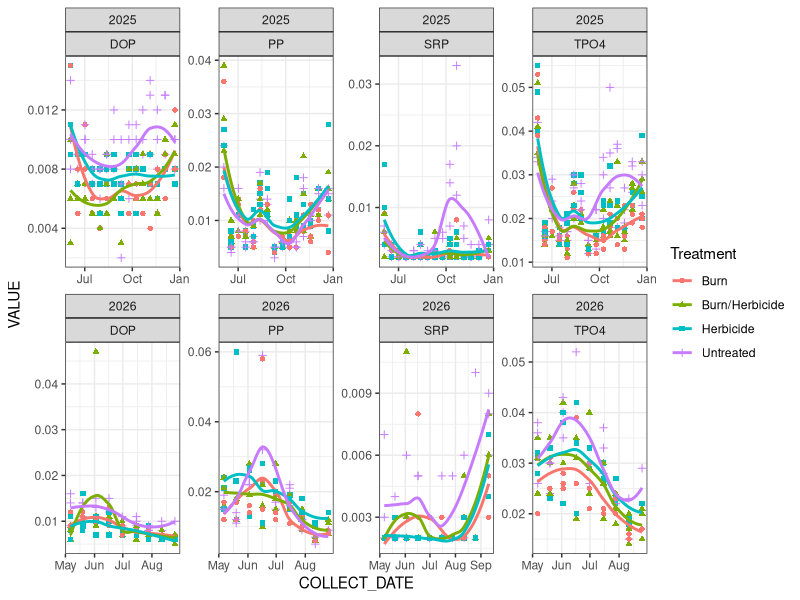
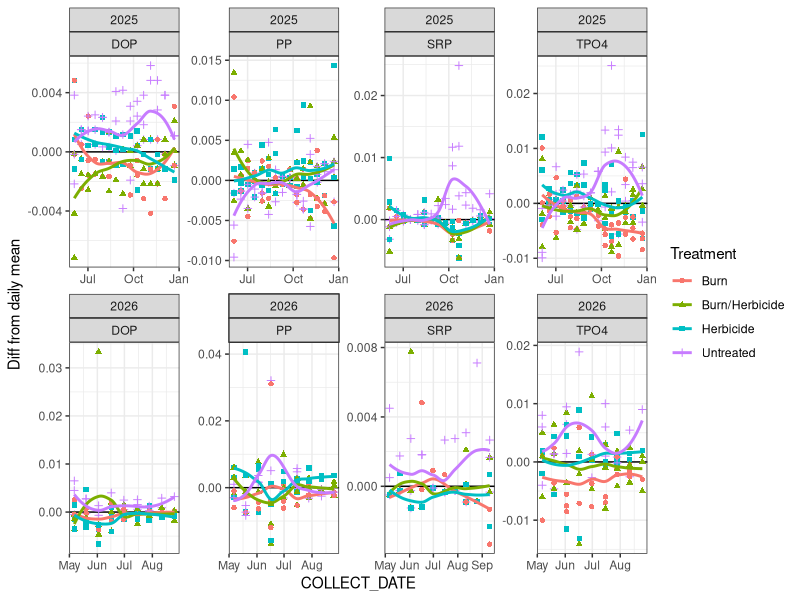
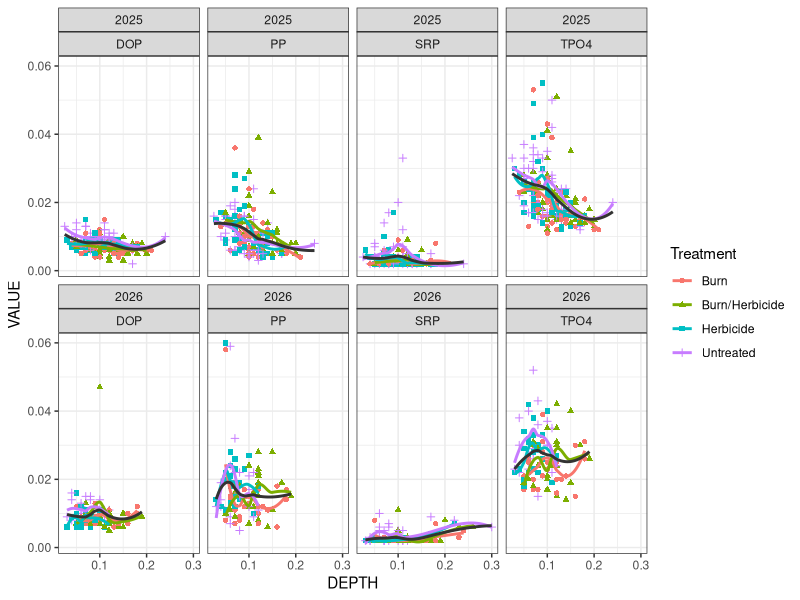

Generate these figures, in order, with R:
#the objective of this script is to describe long-term water quality effects from prescribed fire.

library(tidyverse)



# import data -------------------------------------------------------------

LIMSP_Provisional_Data_Tidy <-read_csv("./Data/LIMSP_Provisional_Data_Tidy.csv")


# Tidy Data ---------------------------------------------------------------

Long_term_tidy <- LIMSP_Provisional_Data_Tidy %>%
filter(`COLLECT_DATE`> "2025-06-01",MATRIX=="SW") %>% 
filter(VALUE<.07) %>% #removing outliers  
mutate(Year=year(`COLLECT_DATE`),Date=as.Date(`COLLECT_DATE`))  %>%
mutate(DEPTH=if_else(Date=="2026-06-16" & STATION=="Burn_B",0.09,DEPTH) )  

Daily_mean <- LIMSP_Provisional_Data_Tidy %>%
filter(`COLLECT_DATE`> "2025-06-01",MATRIX=="SW") %>%
filter(VALUE<.07) %>% #removing outliers 
mutate(Date=as.Date(`COLLECT_DATE`))  %>%
mutate(DEPTH=if_else(Date=="2026-06-16" & STATION=="Burn_B",0.09,DEPTH) ) %>%
group_by(Date,TEST_NAME) %>%
summarise(`daily mean`=mean(VALUE))

Difference_from_daily_mean <- Long_term_tidy %>%
left_join(Daily_mean,by=c("Date","TEST_NAME")) %>%
rowwise() %>%
mutate(`Diff from daily mean`=VALUE-`daily mean`)  


# Figures -----------------------------------------------------------------

#P forms  post-burn
ggplot(filter(Long_term_tidy,TEST_NAME %in% c("DOP","PP","SRP","TPO4")),aes(`COLLECT_DATE`,VALUE,color=Treatment,fill=Treatment,shape=Treatment))+
geom_point()+geom_smooth(se=F)+facet_wrap(Year~TEST_NAME,scales="free",nrow=2)  +theme_bw()

#P forms difference from daily mean
ggplot(filter(Difference_from_daily_mean,TEST_NAME %in% c("DOP","PP","SRP","TPO4")),aes(`COLLECT_DATE`,`Diff from daily mean`,color=Treatment,fill=Treatment,shape=Treatment))+
geom_hline(yintercept = 0)+geom_point()+geom_smooth(se=F)+facet_wrap(Year~TEST_NAME,scales="free",nrow=2)  +theme_bw()

#Depth vs Concentration
ggplot(filter(Long_term_tidy,TEST_NAME %in% c("DOP","PP","SRP","TPO4")),aes(DEPTH,VALUE,color=Treatment,fill=Treatment,shape=Treatment))+
geom_point()+geom_smooth(se=F)+facet_wrap(Year~TEST_NAME,nrow=2)+geom_smooth(aes(DEPTH,VALUE),color="grey20",fill="grey20",se=F,inherit.aes = F)  +theme_bw()
